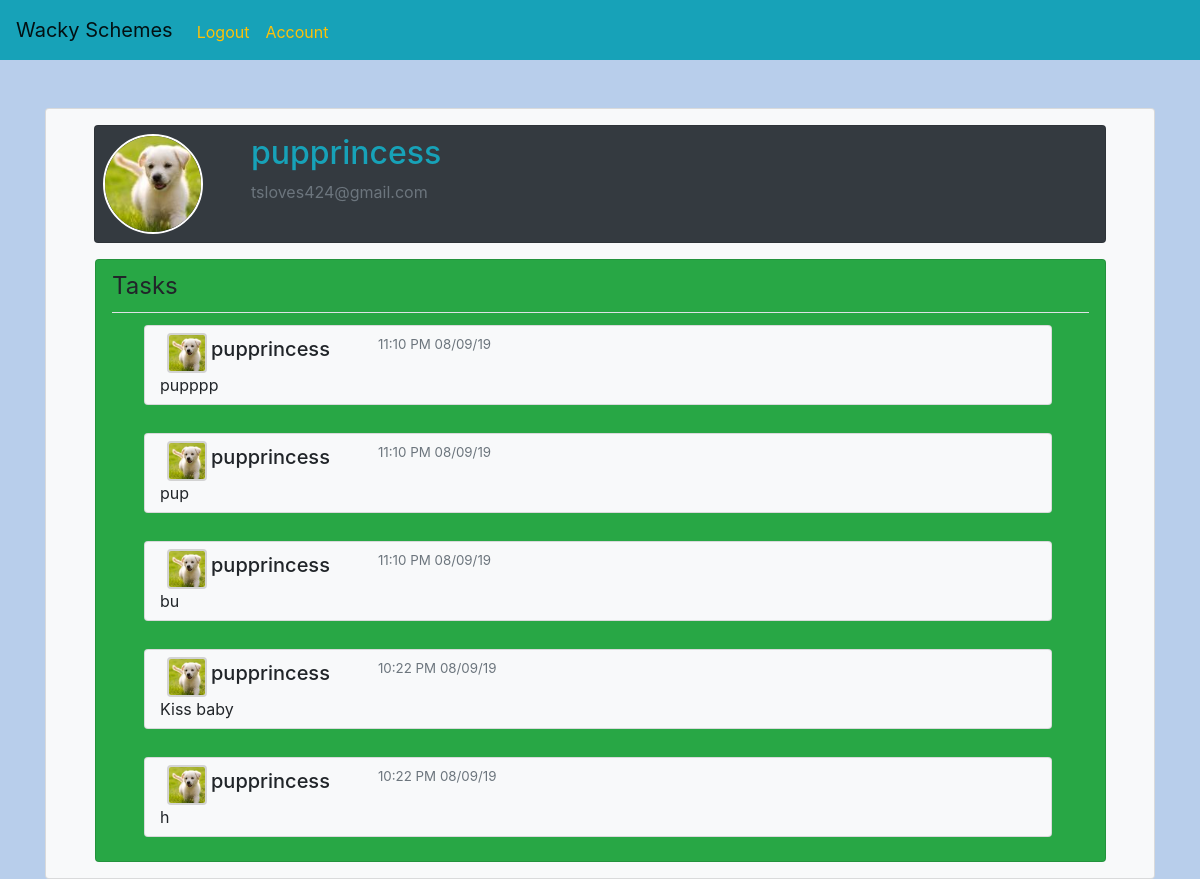
Screenshot of /account/2 (signed in) with the database file from the repository.
### mainapp/models.py (models this page shows, shortened)
class User(db.Model, UserMixin):
    id = db.Column(db.Integer, primary_key=True)
    username = db.Column(db.String(20), unique=True, nullable=False )
    email = db.Column(db.String(120), unique=True, nullable=False)
    password = db.Column(db.String(60), nullable=False)
    image_file = db.Column(db.String(20), nullable=False, default='dflt.jpg')
    posts = db.relationship('Post', backref='author', lazy=True)
    comments = db.relationship('Comment', backref='comment', lazy=True)

class Post(db.Model):
    id = db.Column(db.Integer, primary_key=True)
    title = db.Column(db.String(100), nullable=False)
    content = db.Column(db.String(500), nullable=False)
    user_id = db.Column(db.Integer, db.ForeignKey('user.id'), nullable=False)
    date_posted = db.Column(db.DateTime, nullable=False, default=datetime.utcnow)
    comments = db.relationship('Comment', backref='comments', lazy=True)

### mainapp/routes.py (the view)
@app.route('/account/<account_id>', methods=['GET','POST'])
@login_required
def account(account_id):
    account = User.query.get_or_404(account_id)
    form = UpdateForm()
    tasks=Post.query.filter_by(user_id=account.id).all()
    localtimes = []
    if tasks:
        for task in tasks:
            localtimes.append(datetime_from_utc_to_local(task.date_posted))
    if form.validate_on_submit():
        if form.picture.data:
            picture_file = save_pic(form.picture.data)
            current_user.image_file = picture_file
        current_user.username = form.username.data
        current_user.email = form.email.data
        db.session.commit()
        flash(f"your account was updated", 'success')
        return redirect(url_for('account', account_id=current_user.id))
    elif request.method == 'GET':
        form.username.data = account.username
        form.email.data = account.email
    image_file = url_for('static', filename='pfps/'+current_user.image_file)
    return render_template('account.html', title=account.username+"'s tasks", image_file=image_file, account=account, localtimes=localtimes, form=form, tasks=tasks)

### mainapp/models.py (called while the page is built)
@login_manager.user_loader
def load_user(user_id):
    return User.query.get(int(user_id))

### mainapp/routes.py (called while the page is built)
def datetime_from_utc_to_local(utc_datetime):
    now_timestamp = time.time()
    offset = datetime.fromtimestamp(now_timestamp) - datetime.utcfromtimestamp(now_timestamp)
    return utc_datetime + offset

### mainapp/templates/account.html (shortened to what this page needs)
{% extends 'layout.html' %}
{% block content %}
<div class="card bg-light">
<div class="content-section ml-5 mt-3 mr-5">
  <div class="card bg-dark mb-3">
    <div class="m-2">
  <div class="media">
    <img class="" style="border: 2px white solid; border-radius:50%; height:100px;width:100px;"src="{{url_for('static' ,filename='pfps/'+account.image_file)}}">
    <div class="media-body ml-5">
      <h2 class="account-heading text-info">{{account.username}}</h2>
      <p class="text-secondary">{{account.email}}</p>
    </div>
  </div>
</div>
</div>
<div class="row">
  {% if account.id == current_user.id %}
  <div class="card bg-success ml-5 mb-3" style="width:45%;">
    <div class="title border-bottom ml-3 mr-3 mt-2 mb-2 text-right ">
  {% else %}
  <div class="card bg-success ml-3 mb-3" style="width:97%;">
    <div class="title border-bottom ml-3 mr-3 mt-2 mb-2 text-left ">
  {% endif %}
      <legend>Tasks</legend>
    </div>
    {%for task in tasks| reverse %}
    {% if task.content != 'Completed' %}
    {% include 'accountpost.html' %}
    {% endif %}
    {%endfor%}
  </div>
  </div>
  </div>
</div>
{% endblock content %}

### mainapp/templates/layout.html (shortened to what this page needs)
<!doctype html>
<html lang="en">
  <head>
    <link rel="stylesheet" href="https://maxcdn.bootstrapcdn.com/bootstrap/4.0.0/css/bootstrap.min.css">
  </head>
  <body>
  <nav class="navbar navbar-expand-lg navbar-light bg-info">
    <a class="navbar-brand" href="{{url_for('home')}}">Wacky Schemes</a>
    <div class="collapse navbar-collapse" id="navbarSupportedContent">
    <ul class="navbar-nav mr-auto mt-1">
      {% if current_user.is_authenticated %}
      <li class="nav-item active">
        <a class="nav-link text-warning" href="{{url_for('logout')}}">Logout<span class="sr-only">(current)</span></a>
      </li>
      <li class="nav-item active">
        <a class="nav-link text-warning" href="{{url_for('account', account_id=current_user.id)}}">Account<span class="sr-only">(current)</span></a>
      </li>
      {% endif %}
    <ul>
    </div>
  </nav>
    <div class="container mt-5">
      {%block content%}
      {%endblock %}
  </div>
  </body>
</html>

### mainapp/templates/accountpost.html (shortened to what this page needs)
{% if account.id == current_user.id %}
<div class="card ml-3 mt-1 bg-light mb-4" id="tasksection{{task.id}}" style="width:90%; height:80px">
{% else %}
<div class="card ml-5 mt-1 bg-light mb-4" id="tasksection{{task.id}}"style="width:90%; height:80px">
{% endif %}
  <div class="card-body" style="margin-left: -30px; margin-top:-7px;">
    <div class="row ml-2" style="margin-top: -6px;">
      <img src="{{url_for('static', filename='pfps/'+task.author.image_file)}}" class="ml-4" style="border: 2px solid lightgrey; border-radius:10%; width:40px; height: 40px;" alt="">
    <h5 class="ml-1 mt-1"><a style="color:inherit; text-decoration:none" href="{{url_for('account', account_id=task.author.id)}}">{{task.author.username}}</a></h5>
    <p class="text-muted ml-5" style="font-size:10pt; margin-top: 2px;">{{localtimes[tasks.index(task)].strftime('%I:%M %p %x')}}</p>
  </div>
    <div class="row">
    <ul style="list-style-type:none; display:flex; flex-direction: row;">
      <li class="font-weight-normal"><a href="{{url_for('post', post_id=task.id)}}" style="color:inherit; text-decoration:none;">{{task.title}}</a></li>
    </ul>
  </div>
  </div>
</div>

### mainapp/templates/layout.html (style rules this page uses)
body { background: rgba(111, 156, 215, 0.49); }

### rows the page displays
User: image_file (picture), username "pupprincess", email "tsloves424@gmail.com"
Post: image_file (picture), author.username "pupprincess", localtimes "11:10 PM 08/09/19", title "pupppp"
Post: {{ task.id }} 9 (drawn), image_file (picture), author.username "pupprincess", localtimes "11:10 PM 08/09/19", title "pup"
Post: {{ task.id }} 8 (drawn), image_file (picture), author.username "pupprincess", localtimes "11:10 PM 08/09/19", title "bu"
Post: image_file (picture), author.username "pupprincess", localtimes "10:22 PM 08/09/19", title "Kiss baby"
Post: image_file (picture), author.username "pupprincess", localtimes "10:22 PM 08/09/19", title "h"
